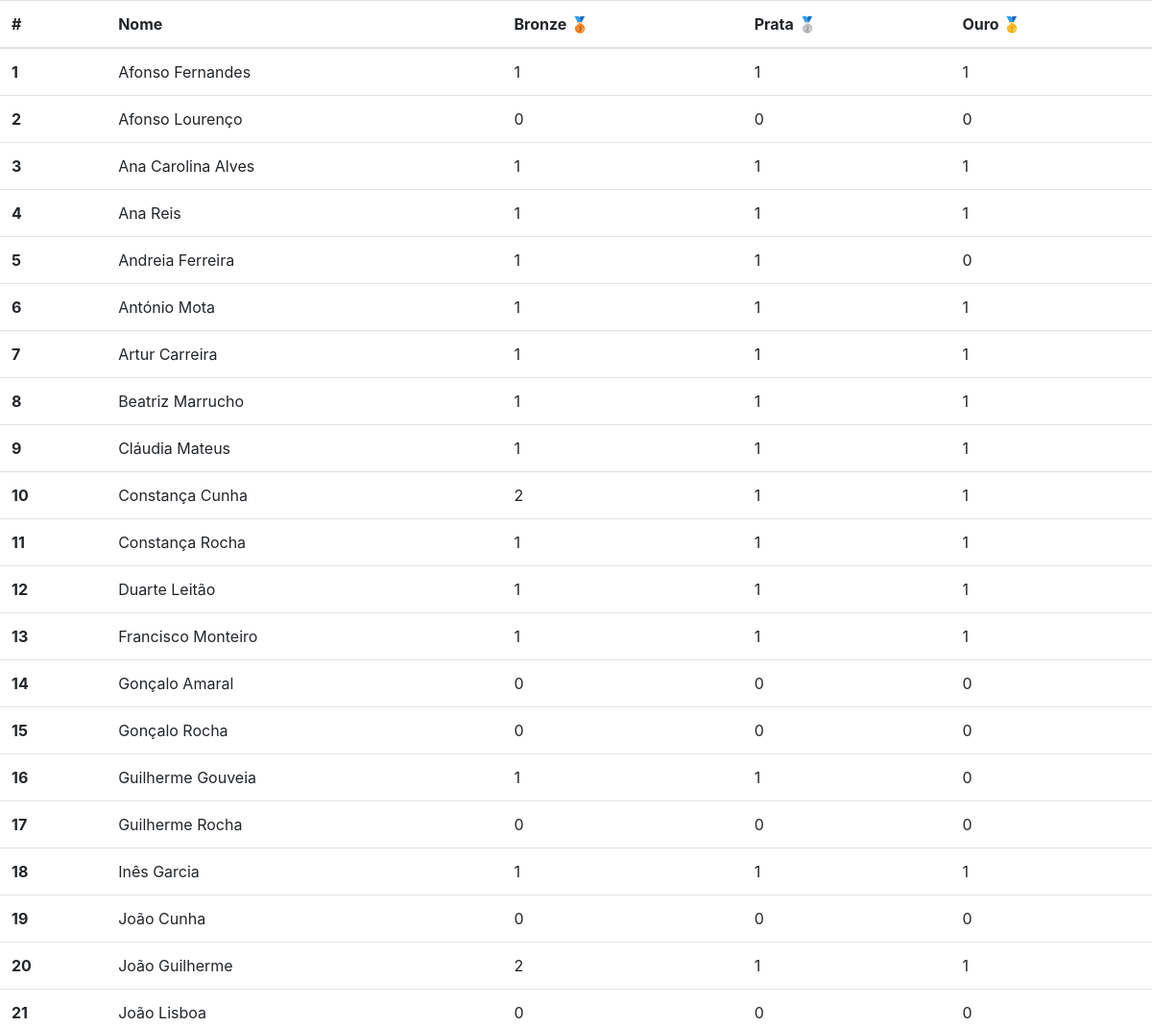
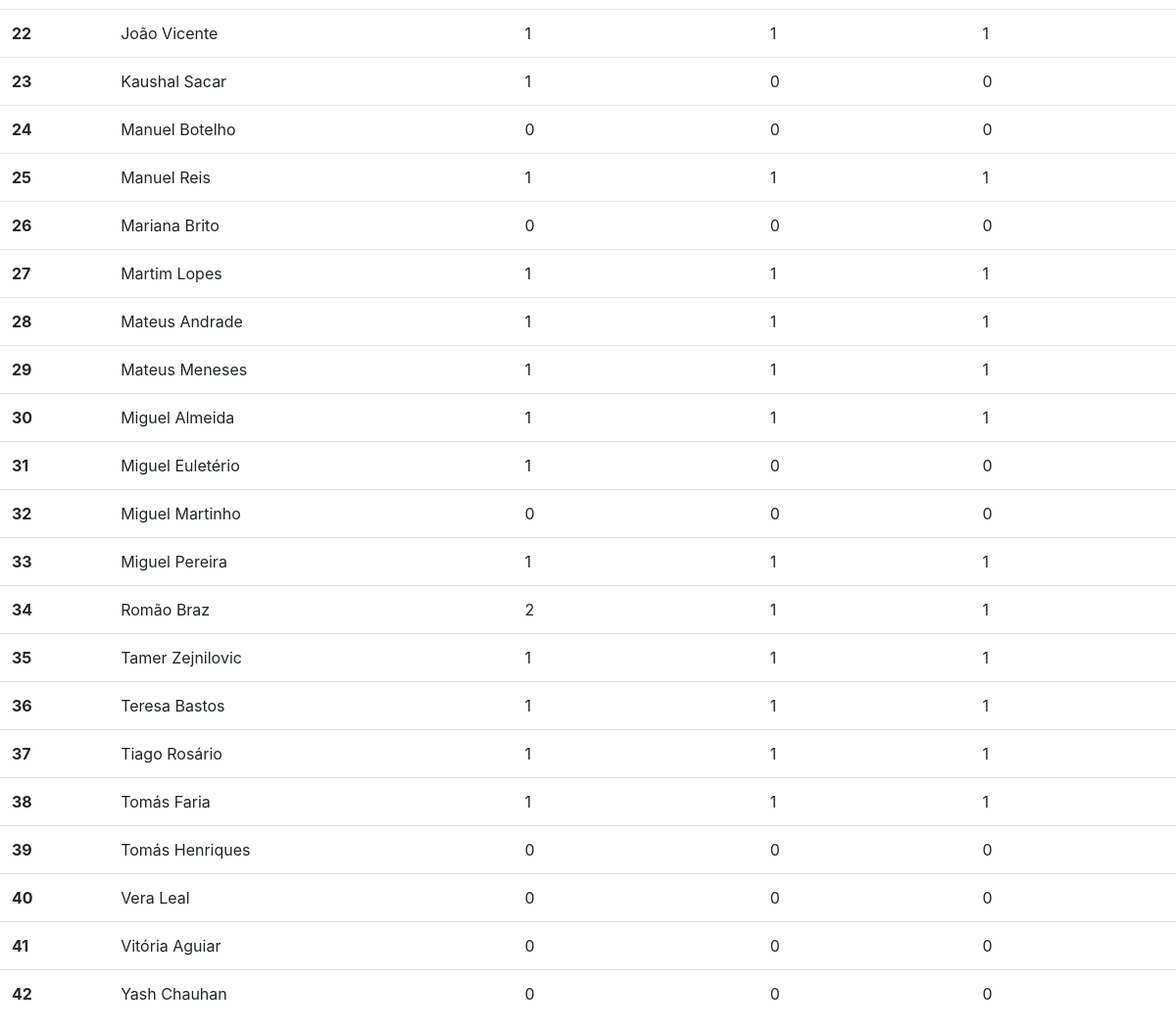
The page / on the database its author committed (2 pictures, top to bottom).
### tabelas_db.py (models this page shows, shortened)
class Aluno(db.Model):
    id = db.Column(db.Integer, primary_key=True)
    mail = db.Column(db.String(50))
    nome = db.Column(db.String(50))
    bronze = db.Column(db.Integer)
    prata = db.Column(db.Integer)
    ouro = db.Column(db.Integer)

### application.py (the view)
@app.route('/')
def index():
    leaderboard = []
    for aluno in Aluno.query.order_by(Aluno.nome).all():
        leaderboard += [aluno.__dict__]
    return render_template('leaderboard.html', leaderboard=leaderboard)

### templates/leaderboard.html (shortened to what this page needs)
<!DOCTYPE html>
<html lang="en">
<head>
    <link rel="stylesheet" href="https://stackpath.bootstrapcdn.com/bootstrap/4.3.1/css/bootstrap.min.css">
</head>
<body>
    <table class="table table-hover">
        <thead>
            <tr>
                <th scope="col">#</th>
                <th scope="col">Nome</th>
                <th scope="col">Bronze 🥉</th>
                <th scope="col">Prata 🥈</th>
                <th scope="col">Ouro 🥇</th>
            </tr>
        </thead>
        <tbody>
            {% for i in range(leaderboard|length) %}
            <tr>
                <th scope="row">{{ i+1 }}</th>
                <td>{{ leaderboard[i]['nome'] }}</td>
                <td>{{ leaderboard[i]['bronze'] }}</td>
                <td>{{ leaderboard[i]['prata'] }}</td>
                <td>{{ leaderboard[i]['ouro'] }}</td>
            </tr>
            {% endfor %}
        </tbody>
    </table>
</body>
</html>

### rows shown on the page
Aluno: nome "Afonso Fernandes"
Aluno: nome "Afonso Lourenço"
Aluno: nome "Ana Carolina Alves"
Aluno: nome "Ana Reis"
Aluno: nome "Andreia Ferreira"
Aluno: nome "António Mota"
Aluno: nome "Artur Carreira"
Aluno: nome "Beatriz Marrucho"
Aluno: nome "Cláudia Mateus"
Aluno: nome "Constança Cunha"
Aluno: nome "Constança Rocha"
Aluno: nome "Duarte Leitão"
Aluno: nome "Francisco Monteiro"
Aluno: nome "Gonçalo Amaral"
Aluno: nome "Gonçalo Rocha"
Aluno: nome "Guilherme Gouveia"
Aluno: nome "Guilherme Rocha"
Aluno: nome "Inês Garcia"
Aluno: nome "João Cunha"
Aluno: nome "João Guilherme"
Aluno: nome "João Lisboa"
Aluno: nome "João Vicente"
Aluno: nome "Kaushal Sacar"
Aluno: nome "Manuel Botelho"
Aluno: nome "Manuel Reis"
Aluno: nome "Mariana Brito"
Aluno: nome "Martim Lopes"
Aluno: nome "Mateus Andrade"
Aluno: nome "Mateus Meneses"
Aluno: nome "Miguel Almeida"
Aluno: nome "Miguel Euletério"
Aluno: nome "Miguel Martinho"
Aluno: nome "Miguel Pereira"
Aluno: nome "Romão Braz"
Aluno: nome "Tamer Zejnilovic"
Aluno: nome "Teresa Bastos"
Aluno: nome "Tiago Rosário"
Aluno: nome "Tomás Faria"
Aluno: nome "Tomás Henriques"
Aluno: nome "Vera Leal"
Aluno: nome "Vitória Aguiar"
Aluno: nome "Yash Chauhan"

### other values the page prints
{{ i+1 }} "1" "2" "3" "4" "5" "6" "7" "8" "9" "10" "11" "12" "13" "14" "15" "16" "17" "18" "19" "20" "21" "22" "23" "24" "25" "26" "27" "28" "29" "30" "31" "32" "33" "34" "35" "36" "37" "38" "39" "40" "41" "42"
{{ leaderboard[i]['bronze'] }} "1" "0" "1" "1" "1" "1" "1" "1" "1" "2" "1" "1" "1" "0" "0" "1" "0" "1" "0" "2" "0" "1" "1" "0" "1" "0" "1" "1" "1" "1" "1" "0" "1" "2" "1" "1" "1" "1" "0" "0" "0" "0"
{{ leaderboard[i]['prata'] }} "1" "0" "1" "1" "1" "1" "1" "1" "1" "1" "1" "1" "1" "0" "0" "1" "0" "1" "0" "1" "0" "1" "0" "0" "1" "0" "1" "1" "1" "1" "0" "0" "1" "1" "1" "1" "1" "1" "0" "0" "0" "0"
{{ leaderboard[i]['ouro'] }} "1" "0" "1" "1" "0" "1" "1" "1" "1" "1" "1" "1" "1" "0" "0" "0" "0" "1" "0" "1" "0" "1" "0" "0" "1" "0" "1" "1" "1" "1" "0" "0" "1" "1" "1" "1" "1" "1" "0" "0" "0" "0"
